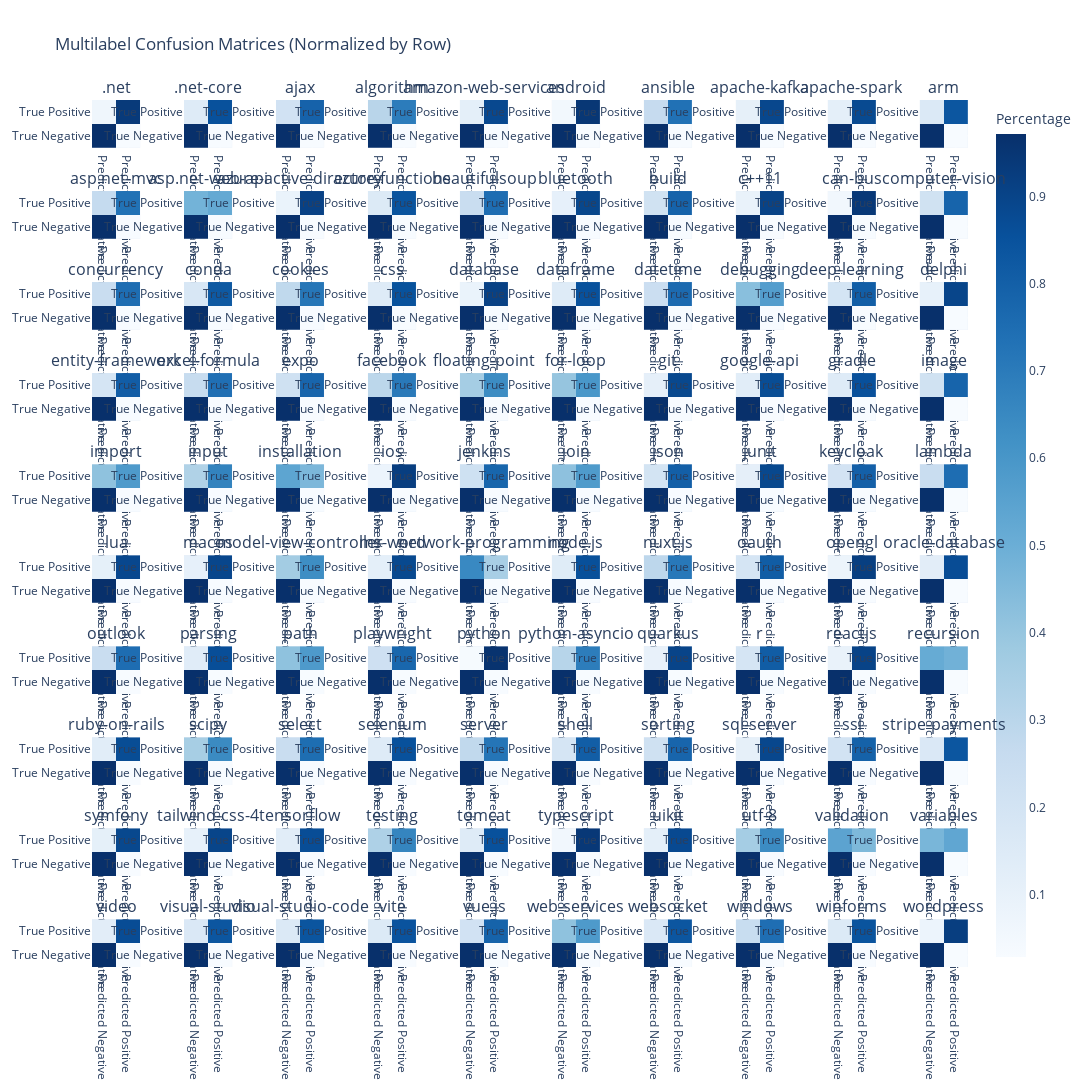

Write notebook code for a chart like this one.
### Code cell
fig = plot_interactive_confusion_matrix(cm,mlb.classes_)
fig.show()
